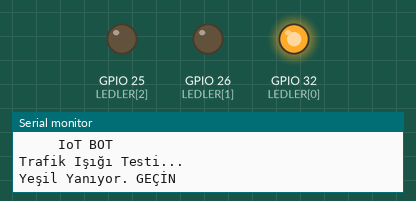
A sketch run on a simulated ESP32. On the bench: output pins drawn as LEDs (lit = HIGH), the last lines printed to the serial monitor.

Above: at 1.0 s.
At 3.0 s:
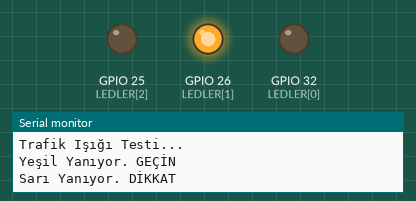
At 5.0 s:
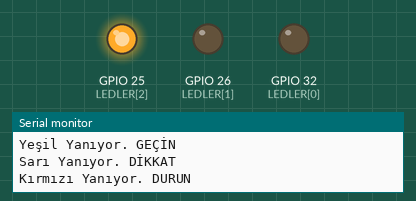
Timing chart, 0 to 7.8 s (numbered marks = the images above):
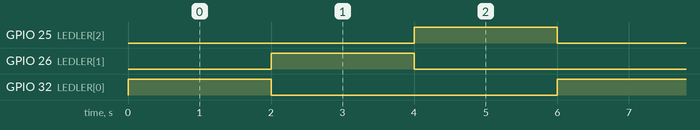

The sketch:

Modulcuk_Trafik_Lambasi_2.yol.ino
```cpp
/*
                                      ///////////////////////////////////////////////////////
                                      /////////   IoT BOT Test Yazılımları Serisi   /////////
                                      //////////////   MODÜLCÜK TESTLERİ   //////////////////
                                                         TRAFİK IŞIĞI
*/
//---------------------------------------   GEÇERKEN TRAFİK IŞIĞINA DİKKAT ETTİN Mİ?  ------------------------------------------------------

//---------------------------------------   // İLK TANIMLAMALAR VE KÜTÜPHANE EKLEME   ------------------------------------------------------


int KIRMIZI = 32;                           // Kırmızı ledin bağlı olduğu pini tanımladık.
int SARI    = 26;                           // Sarı ledin bağlı olduğu pini tanımladık.
int YESIL   = 25;                           // Yeşil ledin bağlı olduğu pini tanımladık.

int LEDLER[]={32,26,25};


//---------------------------------------   // SADECE İLK AÇILIŞTA BİR KERE ÇALIŞACAK KISIM   ---------------------------------------------

void setup()
{
  Serial.begin(115200);                     // Seri haberleşmeyi "115200" bandında başlattık.
  Serial.println("     IoT BOT    ");       // Seri ekranına bilgilendirme mesajı gönderdik.
  Serial.println("Trafik Işığı Testi...");

  for (int i = 0; i < 3; i++) {
    pinMode(LEDLER[i], OUTPUT);             // Ledlerimizi sonuç verdiği için çıkış olarak belirledik.
}
}

//---------------------------------------   // SÜREKLİ ÇALIŞACAK DÖNGÜ İÇİNDEKİ KISIM   ---------------------------------------------------

void loop()
{
   for (int i = 0; i < 3; i++) {
    digitalWrite(LEDLER[i], HIGH);           // Ledlerimizi sırayla yakıyoruz.
    if (LEDLER[i]== 25) {
    Serial.println("Kırmızı Yanıyor. DURUN");
    }
    else if (LEDLER[i]== 26) {
    Serial.println("Sarı Yanıyor. DİKKAT");
    }
    else
    Serial.println("Yeşil Yanıyor. GEÇİN");
    delay(2000);
    digitalWrite(LEDLER[i], LOW);
}
}
```

Measured:
- by itself, GPIO 25 (LEDLER[2]), GPIO 26 (LEDLER[1]), GPIO 32 (LEDLER[0]): alternates HIGH for 2.0 s and LOW for 4.0 s
- by itself, everything shown: repeats every 6.0 s, in 4 steps
